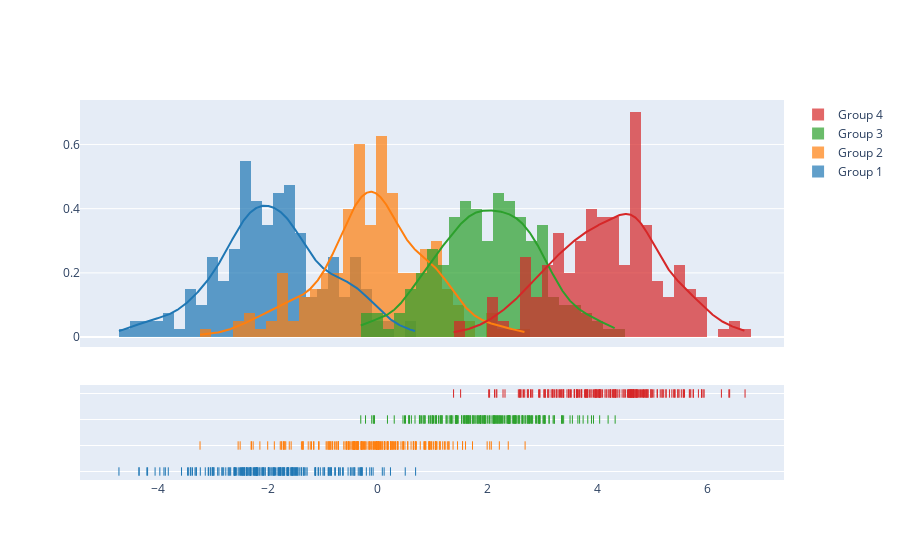

The cell this chart's notebook holds for it:
### Code cell
import plotly.figure_factory as ff

# Add histogram data
x1 = np.random.randn(200) - 2
x2 = np.random.randn(200)
x3 = np.random.randn(200) + 2
x4 = np.random.randn(200) + 4

# Group data together
hist_data = [x1, x2, x3, x4]

group_labels = ['Group 1', 'Group 2', 'Group 3', 'Group 4']

# Create distplot with custom bin_size
fig = ff.create_distplot(hist_data, group_labels, bin_size=.2)
fig.show()

### Figure 1 — Plotly figure (JSON) as saved in the notebook; plotly's stock layout.template omitted (floating-point values rounded to 4 significant figures; data arrays with more than 128 entries replaced by an {"elided": "..."} marker saying what was removed)
{"data": [{"autobinx": false, "histnorm": "probability density", "legendgroup": "Group 1", "marker": {"color": "rgb(31, 119, 180)"}, "name": "Group 1", "opacity": 0.7, "type": "histogram", "x": {"elided": "200 float values"}, "xaxis": "x", "xbins": {"end": 0.6869, "size": 0.2, "start": -4.708}, "yaxis": "y"}, {"autobinx": false, "histnorm": "probability density", "legendgroup": "Group 2", "marker": {"color": "rgb(255, 127, 14)"}, "name": "Group 2", "opacity": 0.7, "type": "histogram", "x": {"elided": "200 float values"}, "xaxis": "x", "xbins": {"end": 2.678, "size": 0.2, "start": -3.233}, "yaxis": "y"}, {"autobinx": false, "histnorm": "probability density", "legendgroup": "Group 3", "marker": {"color": "rgb(44, 160, 44)"}, "name": "Group 3", "opacity": 0.7, "type": "histogram", "x": {"elided": "200 float values"}, "xaxis": "x", "xbins": {"end": 4.316, "size": 0.2, "start": -0.3101}, "yaxis": "y"}, {"autobinx": false, "histnorm": "probability density", "legendgroup": "Group 4", "marker": {"color": "rgb(214, 39, 40)"}, "name": "Group 4", "opacity": 0.7, "type": "histogram", "x": {"elided": "200 float values"}, "xaxis": "x", "xbins": {"end": 6.678, "size": 0.2, "start": 1.377}, "yaxis": "y"}, {"legendgroup": "Group 1", "marker": {"color": "rgb(31, 119, 180)"}, "mode": "lines", "name": "Group 1", "showlegend": false, "type": "scatter", "x": {"elided": "500 float values"}, "xaxis": "x", "y": {"elided": "500 float values"}, "yaxis": "y"}, {"legendgroup": "Group 2", "marker": {"color": "rgb(255, 127, 14)"}, "mode": "lines", "name": "Group 2", "showlegend": false, "type": "scatter", "x": {"elided": "500 float values"}, "xaxis": "x", "y": {"elided": "500 float values"}, "yaxis": "y"}, {"legendgroup": "Group 3", "marker": {"color": "rgb(44, 160, 44)"}, "mode": "lines", "name": "Group 3", "showlegend": false, "type": "scatter", "x": {"elided": "500 float values"}, "xaxis": "x", "y": {"elided": "500 float values"}, "yaxis": "y"}, {"legendgroup": "Group 4", "marker": {"color": "rgb(214, 39, 40)"}, "mode": "lines", "name": "Group 4", "showlegend": false, "type": "scatter", "x": {"elided": "500 float values"}, "xaxis": "x", "y": {"elided": "500 float values"}, "yaxis": "y"}, {"legendgroup": "Group 1", "marker": {"color": "rgb(31, 119, 180)", "symbol": "line-ns-open"}, "mode": "markers", "name": "Group 1", "showlegend": false, "type": "scatter", "x": {"elided": "200 float values"}, "xaxis": "x", "y": {"elided": "200 str values"}, "yaxis": "y2"}, {"legendgroup": "Group 2", "marker": {"color": "rgb(255, 127, 14)", "symbol": "line-ns-open"}, "mode": "markers", "name": "Group 2", "showlegend": false, "type": "scatter", "x": {"elided": "200 float values"}, "xaxis": "x", "y": {"elided": "200 str values"}, "yaxis": "y2"}, {"legendgroup": "Group 3", "marker": {"color": "rgb(44, 160, 44)", "symbol": "line-ns-open"}, "mode": "markers", "name": "Group 3", "showlegend": false, "type": "scatter", "x": {"elided": "200 float values"}, "xaxis": "x", "y": {"elided": "200 str values"}, "yaxis": "y2"}, {"legendgroup": "Group 4", "marker": {"color": "rgb(214, 39, 40)", "symbol": "line-ns-open"}, "mode": "markers", "name": "Group 4", "showlegend": false, "type": "scatter", "x": {"elided": "200 float values"}, "xaxis": "x", "y": {"elided": "200 str values"}, "yaxis": "y2"}], "layout": {"barmode": "overlay", "hovermode": "closest", "legend": {"traceorder": "reversed"}, "xaxis": {"anchor": "y2", "domain": [0.0, 1.0], "zeroline": false}, "yaxis": {"anchor": "free", "domain": [0.35, 1], "position": 0.0}, "yaxis2": {"anchor": "x", "domain": [0, 0.25], "dtick": 1, "showticklabels": false}}}
